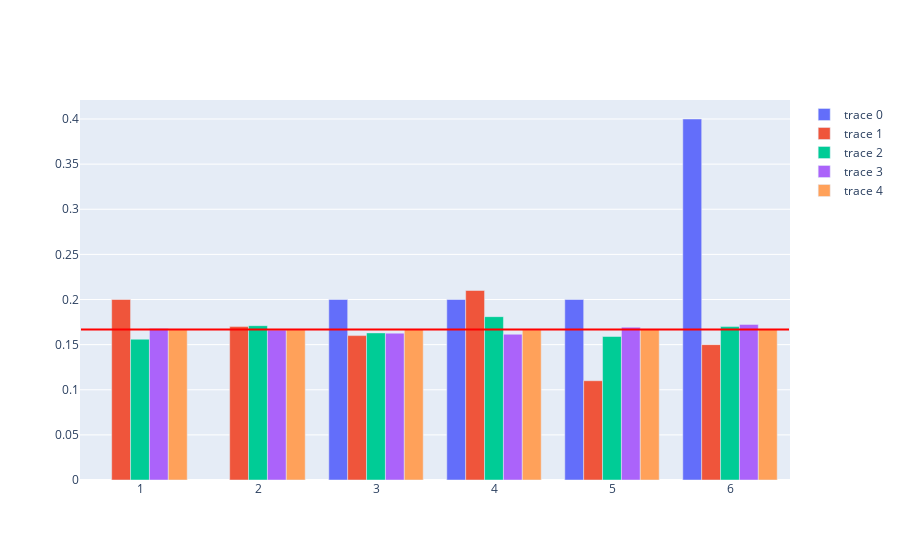

Here is the notebook cell this chart was saved with:
### Code cell
results = {shots: throw_dice(shots) for shots in [10, 100, 1000, 10000, 1000000]}
fig = pg.Figure([pg.Bar(x=result.value_counts().keys(),
                        y=result.value_counts().values / shots,)
                    for shots, result in results.items()])
fig.add_shape(type='line', x0=0.5, y0=1/6, x1=6.5, y1=1/6, line=dict(color='Red',))
fig.show()

### Figure 1 — Plotly figure (JSON) as saved in the notebook; plotly's stock layout.template omitted (floating-point values rounded to 4 significant figures)
{"data": [{"type": "bar", "x": [6, 5, 3, 4], "y": [0.4, 0.2, 0.2, 0.2]}, {"type": "bar", "x": [4, 1, 2, 3, 6, 5], "y": [0.21, 0.2, 0.17, 0.16, 0.15, 0.11]}, {"type": "bar", "x": [4, 2, 6, 3, 5, 1], "y": [0.181, 0.171, 0.17, 0.163, 0.159, 0.156]}, {"type": "bar", "x": [6, 5, 1, 2, 3, 4], "y": [0.1724, 0.1693, 0.168, 0.1661, 0.1627, 0.1615]}, {"type": "bar", "x": [6, 5, 3, 1, 2, 4], "y": [0.167, 0.1668, 0.1667, 0.1666, 0.1665, 0.1665]}], "layout": {"shapes": [{"line": {"color": "Red"}, "type": "line", "x0": 0.5, "x1": 6.5, "y0": 0.1667, "y1": 0.1667}]}}
